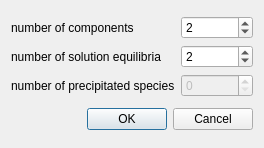
<?xml version="1.0" encoding="UTF-8"?>
<ui version="4.0">
 <class>NewModelDialog</class>
 <widget class="QDialog" name="NewModelDialog">
  <property name="geometry">
   <rect>
    <x>0</x>
    <y>0</y>
    <width>264</width>
    <height>148</height>
   </rect>
  </property>
  <property name="windowTitle">
   <string>Parameters of new model</string>
  </property>
  <property name="modal">
   <bool>true</bool>
  </property>
  <layout class="QVBoxLayout" name="verticalLayout">
   <item>
    <layout class="QGridLayout" name="gridLayout">
     <item row="0" column="0">
      <widget class="QLabel" name="label">
       <property name="text">
        <string>number of components</string>
       </property>
      </widget>
     </item>
     <item row="0" column="1">
      <widget class="QSpinBox" name="sb_components">
       <property name="minimum">
        <number>1</number>
       </property>
       <property name="value">
        <number>2</number>
       </property>
      </widget>
     </item>
     <item row="1" column="0">
      <widget class="QLabel" name="label_2">
       <property name="text">
        <string>number of solution equilibria</string>
       </property>
      </widget>
     </item>
     <item row="1" column="1">
      <widget class="QSpinBox" name="sb_equilibria">
       <property name="minimum">
        <number>1</number>
       </property>
       <property name="value">
        <number>2</number>
       </property>
      </widget>
     </item>
     <item row="2" column="0">
      <widget class="QLabel" name="label_3">
       <property name="text">
        <string>number of precipitated species</string>
       </property>
      </widget>
     </item>
     <item row="2" column="1">
      <widget class="QSpinBox" name="sb_solids">
       <property name="enabled">
        <bool>false</bool>
       </property>
      </widget>
     </item>
    </layout>
   </item>
   <item>
    <widget class="QDialogButtonBox" name="buttonBox">
     <property name="orientation">
      <enum>Qt::Horizontal</enum>
     </property>
     <property name="standardButtons">
      <set>QDialogButtonBox::Cancel|QDialogButtonBox::Ok</set>
     </property>
    </widget>
   </item>
  </layout>
 </widget>
 <resources/>
 <connections>
  <connection>
   <sender>buttonBox</sender>
   <signal>accepted()</signal>
   <receiver>NewModelDialog</receiver>
   <slot>accept()</slot>
   <hints>
    <hint type="sourcelabel">
     <x>248</x>
     <y>254</y>
    </hint>
    <hint type="destinationlabel">
     <x>157</x>
     <y>274</y>
    </hint>
   </hints>
  </connection>
  <connection>
   <sender>buttonBox</sender>
   <signal>rejected()</signal>
   <receiver>NewModelDialog</receiver>
   <slot>reject()</slot>
   <hints>
    <hint type="sourcelabel">
     <x>316</x>
     <y>260</y>
    </hint>
    <hint type="destinationlabel">
     <x>286</x>
     <y>274</y>
    </hint>
   </hints>
  </connection>
 </connections>
</ui>
